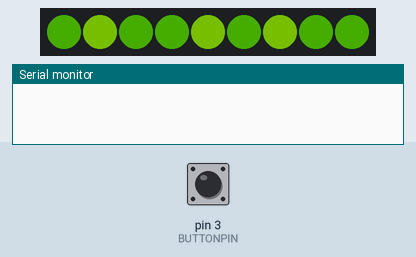
The sketch below on a simulated Arduino Uno, built with avr-gcc and run on an emulated ATmega328P. On the bench: 9 RGB LEDs in strip order, left to right, the last lines printed to the serial monitor. The inputs (shaded band) are chosen by the test bench; at power-on: pin 3 (BUTTONPIN) LOW. Dim RGB values are drawn brighter than linear; random numbers use the default seed unless the sketch sets one.

Above: at 2.2 s.
2.3 s: pin 3 (BUTTONPIN) pulled HIGH for 0.15 s
At 2.69 s:
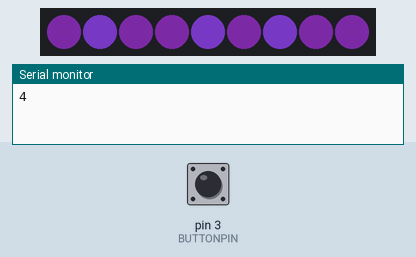
3.0 s: pin 3 (BUTTONPIN) pulled HIGH for 1 s
At 3.31 s:
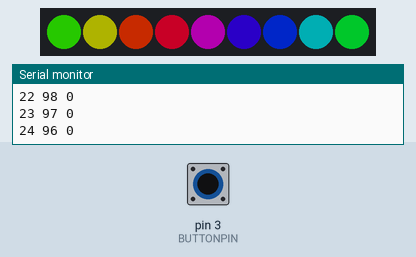
4.6 s: pin 3 (BUTTONPIN) pulled HIGH for 0.15 s
At 5.06 s:
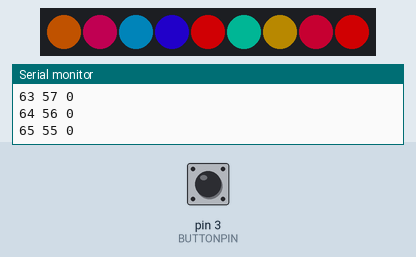
5.3 s: pin 3 (BUTTONPIN) pulled HIGH for 3.2 s
At 5.7 s:
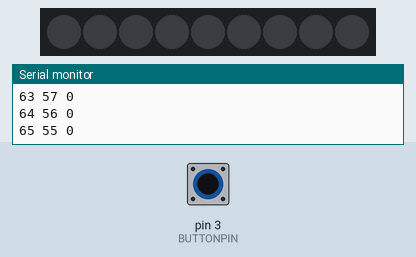
10.0 s: pin 3 (BUTTONPIN) pulled HIGH for 0.15 s
At 10.15 s:
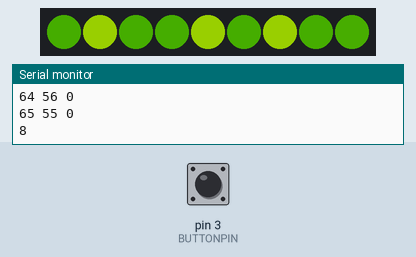
10.7 s: pin 3 (BUTTONPIN) pulsed HIGH 5 times (0.12 s each, 0.3 s apart)
At 12.76 s:
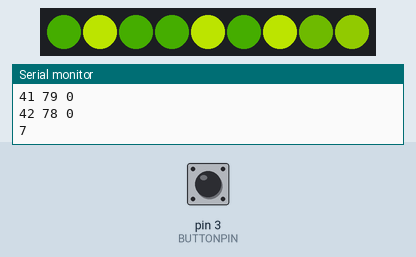

Measured:
- after the input at 10.0 s, the LEDs: change at once (image 5)

The sketch:

genpiece.ino
```cpp
#include <Adafruit_NeoPixel.h>

const int LEDPIN = 2;
const int LEDS = 9;
const int BUTTONPIN = 3;
const int NUMMODES = 5;

int frameRate = 30;
int frame = 0;


int mode = 1;
int pressed = 0;

Adafruit_NeoPixel strip = Adafruit_NeoPixel(LEDS, LEDPIN, NEO_GRB + NEO_KHZ800);

int renderStrip(int G, int R, int B) {
  strip.show();
  delay(frameRate);
  for (int led = 0; led < LEDS; led++) {
    strip.setPixelColor(led, G, R, B);
  }
  frame++;
}

int renderStripNoBase() {
  strip.show();
  delay(frameRate);
  frame++;
}

void sleep() {
  for (int led = 0; led < LEDS; led++) {
    strip.setPixelColor(led, 0, 0, 0);
  }
  strip.show();
}

void setup() {
  Serial.begin(9600);

  strip.begin();
  strip.show();

  for (int led = 0; led < LEDS; led++) {
    strip.setPixelColor(led, 0, 20, 50);
  }
  strip.show();
  delay(1000);
}

void buttonCheck() {
  if (digitalRead(BUTTONPIN) == HIGH && pressed == 0) {
    mode = (mode + 1) % NUMMODES;
    pressed = 1;
    if (mode == 0) {
      renderStrip(0, 0, 0);
    }
  } else if (pressed == 1 && digitalRead(BUTTONPIN) == LOW) {
    pressed = 0;
  }
}

int levels[9][4] = {
  {0,0,0,0},
  {1,0,0,0},
  {0,0,0,0},
  {0,0,0,0},
  {1,0,0,0},
  {0,0,0,0},
  {1,0,0,0},
  {0,0,0,0},
  {0,0,0,0}
};

void slowFire() {
  int base[3] = {20, 50, 0};

  if (frame >= 50) {
      int spark = random(LEDS);
      Serial.println(spark);
      levels[spark][0] = 1;
      frame = 0;
    }

    for (int pixel = 0; pixel < LEDS; pixel++) {
      if (levels[pixel][0] == 1 && levels[pixel][1] < 150) {
        levels[pixel][1]++;
      } else if (levels[pixel][0] == 1 && levels[pixel][1] == 150) {
        levels[pixel][0] = 0;
      } else if (levels[pixel][0] == 0 && levels[pixel][1] > 0) {
        levels[pixel][1]--;
      }
    }

    for (int render = 0; render < LEDS; render++) {
      strip.setPixelColor(render, levels[render][1] + base[0], levels[render][1] + base[1], base[2]);
    }
    renderStrip(base[0], base[1], base[2]);
}

void ice() {
  int base[3] = {30, 10, 40};

  if (frame >= 50) {
      int spark = random(LEDS);
      Serial.println(spark);
      levels[spark][0] = 1;
      frame = 0;
    }

    for (int pixel = 0; pixel < LEDS; pixel++) {
      if (levels[pixel][0] == 1 && levels[pixel][1] < 150) {
        levels[pixel][1]++;
      } else if (levels[pixel][0] == 1 && levels[pixel][1] == 150) {
        levels[pixel][0] = 0;
      } else if (levels[pixel][0] == 0 && levels[pixel][1] > 0) {
        levels[pixel][1]--;
      }
    }

    for (int render = 0; render < LEDS; render++) {
      strip.setPixelColor(render, levels[render][1]/2 + base[0], levels[render][1]/3 + base[1], levels[render][1] + base[2]);
    }
    renderStrip(base[0], base[1], base[2]);
}

int getColor(int index, int color[3]) {
  int brightness = 120;

  if (index < 120) {
    color[2] = 0;
    color[1] = brightness - index;
    color[0] = index;
  } else if (index < 240) {
    color[2] = index - 120;
    color[1] = 0;
    color[0] = brightness - (index - 120);
  } else {
    color[2] = brightness - (index - 240);
    color[1] = index - 240;
    color[0] = 0;
  }
}

void skittles() {
  int base[3] = {0,0,0};

  if (frame >= 360) {
    frame = 0;
  }

  int printCol[3];
  getColor(frame, printCol);
  Serial.println(String(printCol[0]) + ' ' + String(printCol[1]) + ' ' + String(printCol[2]));
  for (int pixel = 0; pixel < LEDS; pixel++) {
    int color[3];
    getColor((pixel * 40 + frame) % 360, color);
    strip.setPixelColor(pixel, color[0], color[1], color[2]);
  }

  renderStrip(base[0], base[1], base[2]);
}

void randomColors() {

  if (frame >= 20) {
    int jump = random(3);
    if (jump == 2) {
      for (int pixel = 0; pixel < LEDS; pixel++) {
        int color[3];
        getColor((pixel * 40 + random(360)) % 360, color);
        strip.setPixelColor(pixel, color[0], color[1], color[2]);
      }
    }
  }

  renderStripNoBase();
}

void loop() {
  buttonCheck();

  if (mode == 0) {
    sleep();
  } else if (mode == 1) {
    slowFire();
  } else if (mode == 2) {
    ice();
  } else if (mode == 3) {
    skittles();
  } else if (mode == 4) {
    randomColors();
  }
}
```
